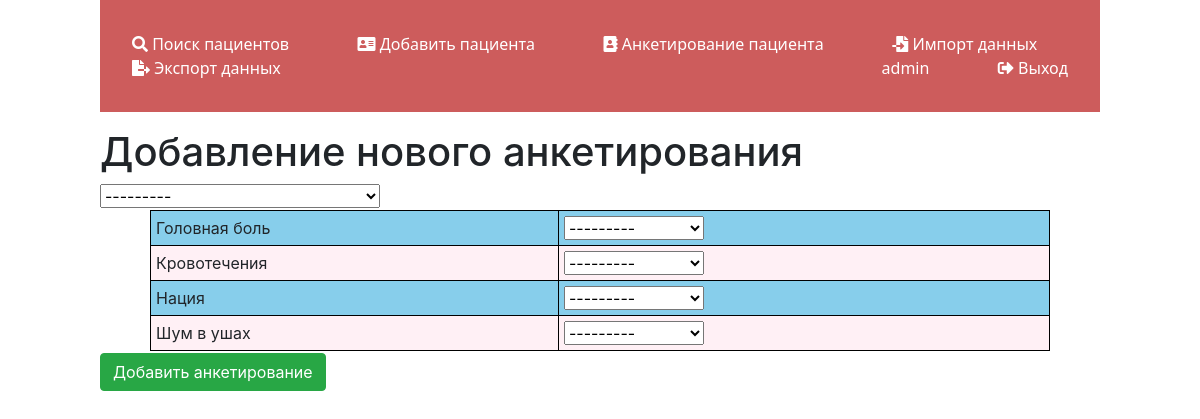
/api/v1/amscapp/add_complaint (signed in), run on the app's committed database.
### amscapp/models.py (models this page shows, shortened)
class Question(models.Model):
    questname = models.CharField('Название вопроса', max_length=100)
    fieldstest = models.ForeignKey(to=Fields, on_delete=models.CASCADE, default=1)
    class Meta:
        verbose_name = 'Вопрос'
        verbose_name_plural = 'Вопросы'

### amscapp/views.py (the view, shortened to what this page needs)
# urls.py: path('add_complaint', views.add_complaint, name='add_complaint'),
def add_complaint(request):
    error = ''
    compla = Question.objects.order_by('questname')
    form = OptionForm()
    data = {'form': form, 'error': error, 'compla': compla}
    return render(request, 'database/add_complaint.html', data)

### amscapp/forms.py
class OptionForm(ModelForm):
    series = ModelChoiceField(label='Ответ', queryset=Option.objects.all())
    pat = ModelChoiceField(label='Пациент', queryset=Patient.objects.order_by('name'))
    class Meta:
        model = Complaint
        fields = ('__all__')

### amscapp/models.py (called while the page is built)
    def __str__(self):
        return self.field

    def __str__(self):
        return self.name

### amscapp/templates/database/add_complaint.html (shortened to what this page needs)
{% extends 'database/layout.html' %}
{% block body %}
<div class="add">
    <h1>Добавление нового анкетирования</h1>
    <form method="post">
        {{ form.pat }}
        <table>
            {% for el in compla %}
            <tr class="compl">
                <td>
                    {{ el.questname }}
                </td>
                <td>
                    {{ form.series }}
                </td>
            </tr>
            {% endfor %}
        </table>
        <button class="btn btn-success" type="submit">Добавить анкетирование</button>
    </form>
</div>
{% endblock %}

### amscapp/templates/database/layout.html (shortened to what this page needs)
<!doctype html>
{% load static %}
<html lang="ru">
<head>
    <link rel="stylesheet" href="https://cdn.jsdelivr.net/npm/bootstrap@4.6.0/dist/css/bootstrap.min.css">
    <link rel="stylesheet" href="https://use.fontawesome.com/releases/v5.8.2/css/all.css">
    <link rel="stylesheet" href="{% static '/database/css/style.css' %}">
</head>
<body>
    <aside>
            <ul>
                {% if request.user.is_authenticated %}
                <a href="{% url 'database_home' %}"><li><i class="fas fa-search"></i> Поиск пациентов</li></a>
                <a href="{% url 'add_patient' %}"><li><i class="fas fa-address-card"></i> Добавить пациента</li></a>
                <a href="{% url 'add_complaint' %}"><li><i class="fas fa-address-book"></i> Анкетирование пациента</li></a>
                <a><li><i class="fas fa-file-import"></i> Импорт данных</li></a>
                <a><li><i class="fas fa-file-export"></i> Экспорт данных</li></a>
                <exit>
                    <a><li>{{ user.username }}</li></a>
                    <a href="{% url 'exit' %}"><li><i class="fas fa-sign-out-alt"></i> Выход</li></a>
                </exit>
                {% else %}
                <a href="{% url 'register' %}"><li><i class="fas fa-user-plus"></i> Регистрация</li></a>
                <a href="{% url 'login' %}"><li><i class="fas fa-sign-in-alt"></i> Авторизация</li></a>
                {% endif %}
            </ul>
    </aside>
<main>
    {% block body %}
    {% endblock %}
</main>
</body>
</html>

### amscapp/static/database/css/style.css (style rules this page uses)
body { background: white; }
aside { color: #FFFFFF; }
ul { margin-left: 100px; margin-right: 100px; padding: 2em 0; background: #CD5C5C; // Цвет панели }
a { font-family: system-ui; text-decoration: none; padding: 2em; color: #FFFFFF; }
exit { float: right; }
li { display: inline; }
table { border-collapse: collapse; margin: 2px auto; width: 90%; }
th, td { border: solid 1px #000; padding: 5px; }
tr:nth-child(odd) { background-color: #FFFACD; }
tr:nth-child(even) { background-color: #FFF0F5; }
form { margin-left: 100px; margin-right: 100px; }
h1 { margin-left: 100px; }
.compl:nth-child(odd) { background-color: #87CEEB; }

### data on the page
Question: questname "Головная боль"
Question: questname "Кровотечения"
Question: questname "Нация"
Question: questname "Шум в ушах"

### other printed values
{{ user.username }} "admin"
